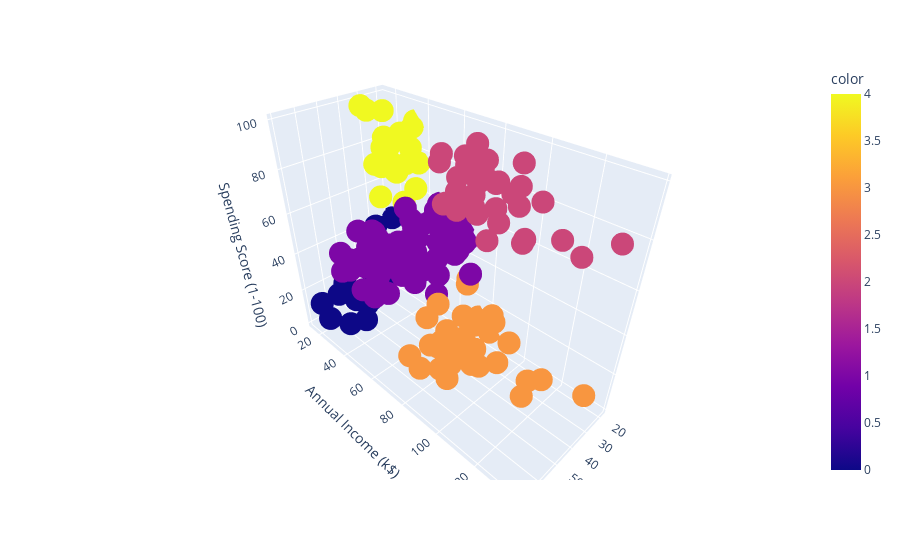

This figure's notebook cell:
### Code cell
# TODO: 3D visualization
import plotly.express as px
fig = px.scatter_3d(df, x='Age', y='Annual Income (k$)', z='Spending Score (1-100)',color=kmeans.labels_)
fig.show()

### Figure 1 — Plotly figure (JSON) as saved in the notebook; plotly's stock layout.template omitted (floating-point values rounded to 4 significant figures; data arrays with more than 128 entries replaced by an {"elided": "..."} marker saying what was removed)
{"data": [{"hovertemplate": "Age=%{x}<br>Annual Income (k$)=%{y}<br>Spending Score (1-100)=%{z}<br>color=%{marker.color}<extra></extra>", "legendgroup": "", "marker": {"color": {"elided": "200 int values"}, "coloraxis": "coloraxis", "symbol": "circle"}, "mode": "markers", "name": "", "scene": "scene", "showlegend": false, "type": "scatter3d", "x": {"elided": "200 int values"}, "y": {"elided": "200 int values"}, "z": {"elided": "200 int values"}}], "layout": {"coloraxis": {"colorbar": {"title": {"text": "color"}}, "colorscale": [[0, "#0d0887"], [0.1111, "#46039f"], [0.2222, "#7201a8"], [0.3333, "#9c179e"], [0.4444, "#bd3786"], [0.5556, "#d8576b"], [0.6667, "#ed7953"], [0.7778, "#fb9f3a"], [0.8889, "#fdca26"], [1, "#f0f921"]]}, "legend": {"tracegroupgap": 0}, "margin": {"t": 60}, "scene": {"domain": {"x": [0, 1], "y": [0, 1]}, "xaxis": {"title": {"text": "Age"}}, "yaxis": {"title": {"text": "Annual Income (k$)"}}, "zaxis": {"title": {"text": "Spending Score (1-100)"}}}}}
